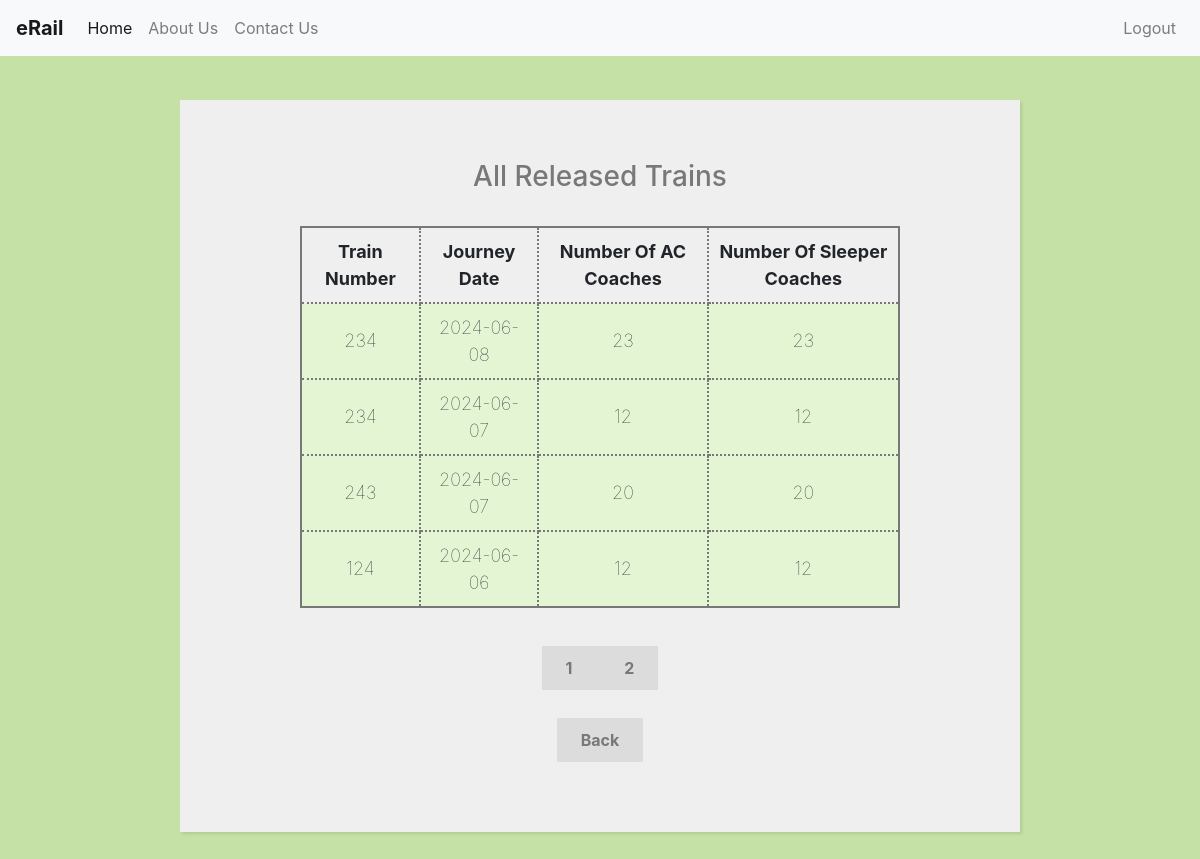
The page /view-trains.php?page=2 (signed in) on the database its author committed.
### tables this page shows
CREATE TABLE `train` (
  `t_number` int(11) NOT NULL,
  `t_date` date NOT NULL,
  `num_ac` int(11) NOT NULL,
  `num_sleeper` int(11) NOT NULL,
  `released_by` varchar(50) NOT NULL
);

### template/pagination.php (called while the page is built)
<?php
    $results_per_page = 5;
    $result = $conn->query($sql);
    $number_of_result = $result->num_rows;
    $number_of_page = ceil ($number_of_result / $results_per_page);
    if (!isset ($_GET['page']) ) {
        $page = 1;
    } else {
        $page = $_GET['page'];
    }
    $page_first_result = ($page-1) * $results_per_page;
?>

### view-trains.php (the view, shortened to what this page needs)
<?php
    include "include/connection.inc.php";
    $sql = "SELECT * FROM train ORDER BY t_date DESC";
    include "template/pagination.php";
    $sql = "SELECT *FROM train ORDER BY t_date DESC LIMIT " . $page_first_result . ',' . $results_per_page;
    $result = $conn->query($sql);
?>
<!DOCTYPE html>
<html lang="en">
<head>
</head>
<?php
    if(isset($_SESSION['username']))
        include "template/header-name.php";
    else
        include "template/header.php";
?>
<div style="margin-top:100px;">
<form style="width: 70%;">
    <h3 class="heading">All Released Trains</h3> <br>
    <section>
        <table>
            <tr>
                <th>Train Number</th>
                <th>Journey Date</th>
                <th>Number Of AC Coaches</th>
                <th>Number Of Sleeper Coaches </th>
            </tr>
            <?php
                while($rows=$result->fetch_assoc())
                {
             ?>
            <tr>
                <td><?php echo $rows['t_number'];?></td>
                <td><?php echo $rows['t_date'];?></td>
                <td><?php echo $rows['num_ac'];?></td>
                <td><?php echo $rows['num_sleeper'];?></td>
            </tr>
            <?php
                }
             ?>
        </table>
    </section>
    <br><br>
    <?php for($page = 1; $page<= $number_of_page; $page++) {  ?>
    <?php    echo '<a class="register" href = "view-trains.php?page=' . $page . '">' . $page . ' </a>'; ?>
    <?php } ?>
    <br><br><br>
    <a href="user.php" class="register">Back</a>
</form>
</div>
</html>

### css/style.css (style rules this page uses)
body { background: #C5E1A5; }
form { width: 50%; margin: 60px auto; background: #efefef; padding: 60px 120px 80px 120px; text-align: center; -webkit-box-shadow: 2px 2px 3px rgba(0,0,0,0.1); box-shadow: 2px 2px 3px rgba(0,0,0,0.1); }
.register { background: rgb(220,220,220); font-weight: bold; color: rgb(120,120,120); padding: 12px 24px; }
.heading { color: rgb(120,120,120); }

### view-trains.php (style rules this page uses)
table { margin: 0 auto; font-size: large; border: 2px solid rgb(120, 120, 120); }
td { background-color: #E4F5D4; border: 2px solid rgb(120, 120, 120); }
th, td { font-weight: bold; border: 2px dotted rgb(120, 120, 120); padding: 10px; text-align: center; }
td { font-weight: lighter; }

### rows shown on the page
train: t_number "234", t_date "2024-06-08", num_ac "23", num_sleeper "23"
train: t_number "234", t_date "2024-06-07", num_ac "12", num_sleeper "12"
train: t_number "243", t_date "2024-06-07", num_ac "20", num_sleeper "20"
train: t_number "124", t_date "2024-06-06", num_ac "12", num_sleeper "12"
